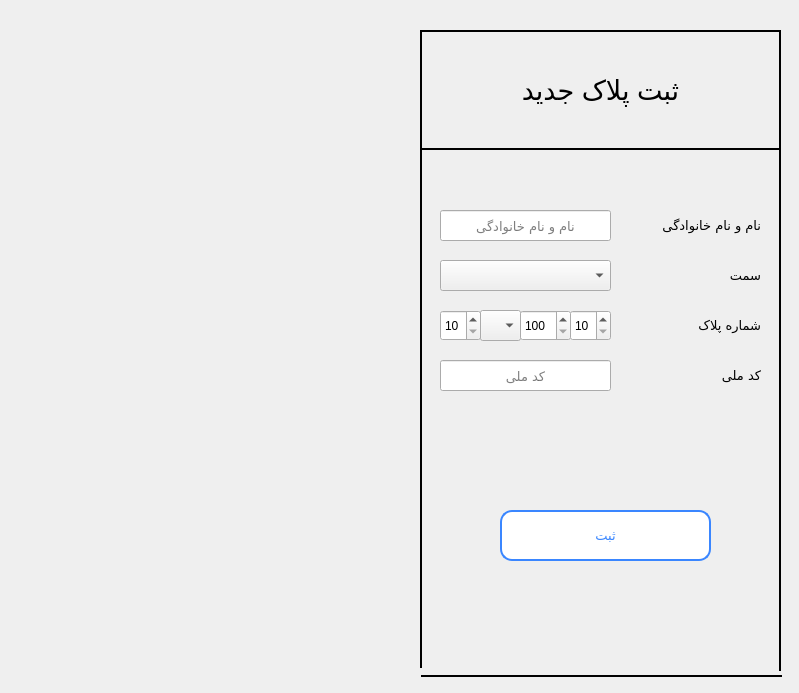
    <widget class="QWidget" name="widget_3">
     <attribute name="title">
      <string>ثبت پلاک</string>
     </attribute>
     <widget class="QLabel" name="add_admin_header_2">
      <property name="geometry">
       <rect>
        <x>420</x>
        <y>30</y>
        <width>361</width>
        <height>120</height>
       </rect>
      </property>
      <property name="font">
       <font>
        <pointsize>20</pointsize>
       </font>
      </property>
      <property name="frameShape">
       <enum>QFrame::WinPanel</enum>
      </property>
      <property name="text">
       <string>ثبت پلاک جدید</string>
      </property>
      <property name="alignment">
       <set>Qt::AlignCenter</set>
      </property>
     </widget>
     <widget class="Line" name="line_35">
      <property name="geometry">
       <rect>
        <x>411</x>
        <y>147</y>
        <width>20</width>
        <height>521</height>
       </rect>
      </property>
      <property name="frameShadow">
       <enum>QFrame::Plain</enum>
      </property>
      <property name="lineWidth">
       <number>2</number>
      </property>
      <property name="orientation">
       <enum>Qt::Vertical</enum>
      </property>
     </widget>
     <widget class="QLabel" name="last_name_label_3">
      <property name="geometry">
       <rect>
        <x>620</x>
        <y>210</y>
        <width>141</width>
        <height>31</height>
       </rect>
      </property>
      <property name="font">
       <font>
        <family>MV Boli</family>
        <pointsize>10</pointsize>
       </font>
      </property>
      <property name="text">
       <string>نام و نام خانوادگی</string>
      </property>
     </widget>
     <widget class="Line" name="line_36">
      <property name="geometry">
       <rect>
        <x>770</x>
        <y>140</y>
        <width>20</width>
        <height>531</height>
       </rect>
      </property>
      <property name="frameShadow">
       <enum>QFrame::Plain</enum>
      </property>
      <property name="lineWidth">
       <number>2</number>
      </property>
      <property name="midLineWidth">
       <number>0</number>
      </property>
      <property name="orientation">
       <enum>Qt::Vertical</enum>
      </property>
     </widget>
     <widget class="QLineEdit" name="name">
      <property name="geometry">
       <rect>
        <x>440</x>
        <y>210</y>
        <width>171</width>
        <height>31</height>
       </rect>
      </property>
      <property name="font">
       <font>
        <family>MV Boli</family>
        <pointsize>10</pointsize>
       </font>
      </property>
      <property name="text">
       <string/>
      </property>
      <property name="maxLength">
       <number>50</number>
      </property>
      <property name="alignment">
       <set>Qt::AlignCenter</set>
      </property>
      <property name="placeholderText">
       <string>نام و نام خانوادگی</string>
      </property>
      <property name="clearButtonEnabled">
       <bool>false</bool>
      </property>
     </widget>
     <widget class="QLabel" name="email_label_3">
      <property name="geometry">
       <rect>
        <x>620</x>
        <y>310</y>
        <width>141</width>
        <height>31</height>
       </rect>
      </property>
      <property name="font">
       <font>
        <family>MV Boli</family>
        <pointsize>10</pointsize>
       </font>
      </property>
      <property name="text">
       <string>شماره پلاک</string>
      </property>
     </widget>
     <widget class="QLabel" name="phone_number_label_3">
      <property name="geometry">
       <rect>
        <x>620</x>
        <y>260</y>
        <width>141</width>
        <height>31</height>
       </rect>
      </property>
      <property name="font">
       <font>
        <family>MV Boli</family>
        <pointsize>10</pointsize>
       </font>
      </property>
      <property name="text">
       <string>سمت</string>
      </property>
     </widget>
     <widget class="Line" name="line_37">
      <property name="geometry">
       <rect>
        <x>421</x>
        <y>668</y>
        <width>361</width>
        <height>16</height>
       </rect>
      </property>
      <property name="frameShadow">
       <enum>QFrame::Plain</enum>
      </property>
      <property name="lineWidth">
       <number>2</number>
      </property>
      <property name="orientation">
       <enum>Qt::Horizontal</enum>
      </property>
     </widget>
     <widget class="QPushButton" name="save">
      <property name="geometry">
       <rect>
        <x>500</x>
        <y>510</y>
        <width>211</width>
        <height>51</height>
       </rect>
      </property>
      <property name="font">
       <font>
        <family>MV Boli</family>
        <pointsize>10</pointsize>
        <weight>50</weight>
        <italic>false</italic>
        <bold>false</bold>
       </font>
      </property>
      <property name="styleSheet">
       <string notr="true">QPushButton{
	color: rgb(58, 134, 255);
	font: 10pt &quot;MV Boli&quot;;
	background-color: white;
	border: 2px solid rgb(58, 134, 255);
    border-radius: 12px;
}

QPushButton:hover:!pressed   {
	background-color: qlineargradient(spread:pad, x1:0, y1:0, x2:0.857143, y2:0.857955, stop:1 rgba(10, 242, 251, 255), stop:0 rgba(224, 6, 159, 255));
  color: white;
}

QPushButton:pressed   {
  background-color: rgba(224, 6, 159, 255);
  color: white;
}
</string>
      </property>
      <property name="text">
       <string>ثبت</string>
      </property>
      <property name="checkable">
       <bool>false</bool>
      </property>
     </widget>
     <widget class="QLabel" name="email_label_4">
      <property name="geometry">
       <rect>
        <x>620</x>
        <y>360</y>
        <width>141</width>
        <height>31</height>
       </rect>
      </property>
      <property name="font">
       <font>
        <family>MV Boli</family>
        <pointsize>10</pointsize>
       </font>
      </property>
      <property name="text">
       <string>کد ملی</string>
      </property>
     </widget>
     <widget class="QLineEdit" name="code_meli">
      <property name="enabled">
       <bool>true</bool>
      </property>
      <property name="geometry">
       <rect>
        <x>440</x>
        <y>360</y>
        <width>171</width>
        <height>31</height>
       </rect>
      </property>
      <property name="font">
       <font>
        <family>MV Boli</family>
        <pointsize>10</pointsize>
       </font>
      </property>
      <property name="styleSheet">
       <string notr="true">QLineEdit:disabled{
color: rgb(0, 0, 0);
}</string>
      </property>
      <property name="text">
       <string/>
      </property>
      <property name="maxLength">
       <number>10</number>
      </property>
      <property name="alignment">
       <set>Qt::AlignCenter</set>
      </property>
      <property name="placeholderText">
       <string>کد ملی</string>
      </property>
      <property name="clearButtonEnabled">
       <bool>false</bool>
      </property>
     </widget>
     <widget class="QLabel" name="error">
      <property name="geometry">
       <rect>
        <x>440</x>
        <y>410</y>
        <width>321</width>
        <height>51</height>
       </rect>
      </property>
      <property name="styleSheet">
       <string notr="true">QLabel {
color: rgb(255, 30, 10);
}</string>
      </property>
      <property name="text">
       <string/>
      </property>
      <property name="alignment">
       <set>Qt::AlignCenter</set>
      </property>
     </widget>
     <widget class="QComboBox" name="status">
      <property name="geometry">
       <rect>
        <x>440</x>
        <y>260</y>
        <width>171</width>
        <height>31</height>
       </rect>
      </property>
      <item>
       <property name="text">
        <string/>
       </property>
      </item>
      <item>
       <property name="text">
        <string>کارمند</string>
       </property>
      </item>
      <item>
       <property name="text">
        <string>آزاد</string>
       </property>
      </item>
      <item>
       <property name="text">
        <string>مدیر</string>
       </property>
      </item>
     </widget>
     <widget class="QSpinBox" name="spinBox">
      <property name="geometry">
       <rect>
        <x>440</x>
        <y>310</y>
        <width>41</width>
        <height>31</height>
       </rect>
      </property>
      <property name="minimum">
       <number>10</number>
      </property>
      <property name="singleStep">
       <number>1</number>
      </property>
      <property name="value">
       <number>10</number>
      </property>
      <property name="displayIntegerBase">
       <number>10</number>
      </property>
     </widget>
     <widget class="QComboBox" name="comboBox_2">
      <property name="geometry">
       <rect>
        <x>480</x>
        <y>310</y>
        <width>41</width>
        <height>31</height>
       </rect>
      </property>
      <item>
       <property name="text">
        <string/>
       </property>
      </item>
      <item>
       <property name="text">
        <string>الف</string>
       </property>
      </item>
      <item>
       <property name="text">
        <string>ب</string>
       </property>
      </item>
      <item>
       <property name="text">
        <string>پ</string>
       </property>
      </item>
      <item>
       <property name="text">
        <string>ت</string>
       </property>
      </item>
      <item>
       <property name="text">
        <string>ث</string>
       </property>
      </item>
      <item>
       <property name="text">
        <string>ج</string>
       </property>
      </item>
      <item>
       <property name="text">
        <string>چ</string>
       </property>
      </item>
      <item>
       <property name="text">
        <string>ح</string>
       </property>
      </item>
      <item>
       <property name="text">
        <string>خ</string>
       </property>
      </item>
      <item>
       <property name="text">
        <string>د</string>
       </property>
      </item>
      <item>
       <property name="text">
        <string>ذ</string>
       </property>
      </item>
      <item>
       <property name="text">
        <string>ر</string>
       </property>
      </item>
      <item>
       <property name="text">
        <string>ز</string>
       </property>
      </item>
      <item>
       <property name="text">
        <string>ژ</string>
       </property>
      </item>
      <item>
       <property name="text">
        <string>س</string>
       </property>
      </item>
      <item>
       <property name="text">
        <string>ش</string>
       </property>
      </item>
      <item>
       <property name="text">
        <string>ص</string>
       </property>
      </item>
      <item>
       <property name="text">
        <string>ض</string>
       </property>
      </item>
      <item>
       <property name="text">
        <string>ط</string>
       </property>
      </item>
      <item>
       <property name="text">
        <string>ظ</string>
       </property>
      </item>
      <item>
       <property name="text">
        <string>ع</string>
       </property>
      </item>
      <item>
       <property name="text">
        <string>غ</string>
       </property>
      </item>
      <item>
       <property name="text">
        <string>ف</string>
       </property>
      </item>
      <item>
       <property name="text">
        <string>ق</string>
       </property>
      </item>
      <item>
       <property name="text">
        <string>ک</string>
       </property>
      </item>
      <item>
       <property name="text">
        <string>گ</string>
       </property>
      </item>
      <item>
       <property name="text">
        <string>ل</string>
       </property>
      </item>
      <item>
       <property name="text">
        <string>م</string>
       </property>
      </item>
      <item>
       <property name="text">
        <string>ن</string>
       </property>
      </item>
      <item>
       <property name="text">
        <string>و</string>
       </property>
      </item>
      <item>
       <property name="text">
        <string>ه</string>
       </property>
      </item>
      <item>
       <property name="text">
        <string>ی</string>
       </property>
      </item>
     </widget>
     <widget class="QSpinBox" name="spinBox_3">
      <property name="geometry">
       <rect>
        <x>570</x>
        <y>310</y>
        <width>41</width>
        <height>31</height>
       </rect>
      </property>
      <property name="minimum">
       <number>10</number>
      </property>
     </widget>
     <widget class="QSpinBox" name="spinBox_2">
      <property name="geometry">
       <rect>
        <x>520</x>
        <y>310</y>
        <width>51</width>
        <height>31</height>
       </rect>
      </property>
      <property name="minimum">
       <number>100</number>
      </property>
      <property name="maximum">
       <number>999</number>
      </property>
     </widget>
    </widget>
